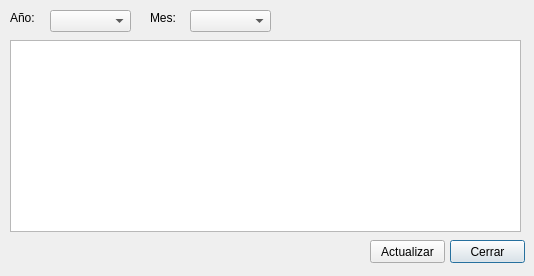
<?xml version="1.0" encoding="UTF-8"?>
<ui version="4.0">
 <class>frm_ver_dedprimparte</class>
 <widget class="QDialog" name="frm_ver_dedprimparte">
  <property name="geometry">
   <rect>
    <x>0</x>
    <y>0</y>
    <width>534</width>
    <height>276</height>
   </rect>
  </property>
  <property name="windowTitle">
   <string>Ver Deducción especial primera parte</string>
  </property>
  <property name="windowIcon">
   <iconset>
    <normaloff>../../img/windows/main.svg</normaloff>../../img/windows/main.svg</iconset>
  </property>
  <widget class="QTableWidget" name="tv_primeraparte">
   <property name="geometry">
    <rect>
     <x>10</x>
     <y>40</y>
     <width>511</width>
     <height>192</height>
    </rect>
   </property>
  </widget>
  <widget class="QPushButton" name="btn_cerrar">
   <property name="geometry">
    <rect>
     <x>450</x>
     <y>240</y>
     <width>75</width>
     <height>23</height>
    </rect>
   </property>
   <property name="text">
    <string>Cerrar</string>
   </property>
  </widget>
  <widget class="QLabel" name="lbl_0">
   <property name="geometry">
    <rect>
     <x>10</x>
     <y>10</y>
     <width>31</width>
     <height>16</height>
    </rect>
   </property>
   <property name="text">
    <string>Año:</string>
   </property>
  </widget>
  <widget class="QComboBox" name="cmb_year">
   <property name="geometry">
    <rect>
     <x>50</x>
     <y>10</y>
     <width>81</width>
     <height>22</height>
    </rect>
   </property>
  </widget>
  <widget class="QComboBox" name="cmb_mes">
   <property name="geometry">
    <rect>
     <x>190</x>
     <y>10</y>
     <width>81</width>
     <height>22</height>
    </rect>
   </property>
  </widget>
  <widget class="QLabel" name="lbl_1">
   <property name="geometry">
    <rect>
     <x>150</x>
     <y>10</y>
     <width>31</width>
     <height>16</height>
    </rect>
   </property>
   <property name="text">
    <string>Mes:</string>
   </property>
  </widget>
  <widget class="QPushButton" name="btn_actualiza">
   <property name="geometry">
    <rect>
     <x>370</x>
     <y>240</y>
     <width>75</width>
     <height>23</height>
    </rect>
   </property>
   <property name="text">
    <string>Actualizar</string>
   </property>
  </widget>
 </widget>
 <tabstops>
  <tabstop>tv_primeraparte</tabstop>
 </tabstops>
 <resources/>
 <connections/>
</ui>
